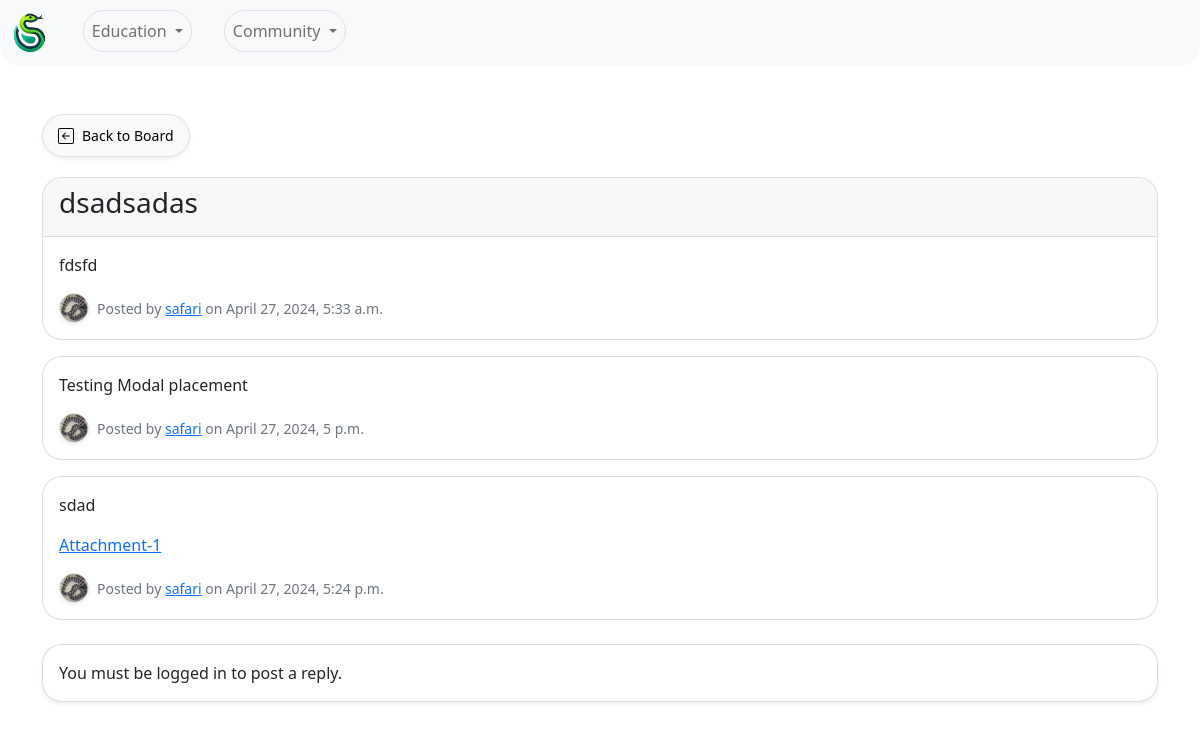
The app's page /forum/thread/30/ with its own data.
### Forum/models.py (models this page shows, shortened)
class Thread(models.Model):
    title = models.CharField(max_length=255)
    board = models.ForeignKey(Board, on_delete=models.CASCADE, related_name='threads')
    starter = models.ForeignKey(User, on_delete=models.CASCADE, related_name='threads_started')
    created_at = models.DateTimeField(auto_now_add=True)
    updated_at = models.DateTimeField(auto_now=True)

class Post(models.Model):
    thread = models.ForeignKey(Thread, on_delete=models.CASCADE, related_name='posts')
    message = models.TextField()
    created_by = models.ForeignKey(User, on_delete=models.CASCADE, related_name='posts_created')
    created_at = models.DateTimeField(auto_now_add=True)
    updated_at = models.DateTimeField(auto_now=True)

class PostImage(models.Model):
    post = models.ForeignKey(Post, on_delete=models.CASCADE, related_name='images')
    image = models.ImageField(upload_to='post_images/')

### UserAuth/models.py (models this page shows, shortened)
class UserProfile(models.Model):
    user = models.OneToOneField(User, on_delete=models.CASCADE) # Link the user profile to a user model instance
    profile_pic = models.ImageField(upload_to='profile_pics/', default='profile_pics/default.jpg' ,null=True, blank=True) # User profile picture
    bio = models.TextField(null=True, blank=True) # User bio
    observations = models.IntegerField(default=0) # User observation count

### Forum/views.py (the view)
# urls.py: path('thread/<int:thread_id>/', thread_posts, name='thread_posts'),
def thread_posts(request, thread_id):
    thread = get_object_or_404(Thread, pk=thread_id)
    form = PostForm()  # Instantiate the form
    return render(request, 'thread_posts.html', {'thread': thread, 'posts': thread.posts.all(), 'form': form})

### Forum/templatetags/custom_filters.py (called while the page is built)
@register.filter(name='filename')
def filename(value):
    return value.split('/')[-1]

### Forum/templates/thread_posts.html (shortened to what this page needs)
{% extends 'base.html' %}
{% load custom_filters %}
{% block content %}
<a href="{% url 'board_threads' thread.board_id %}" class="btn back-button btn-light btn-sm rounded-pill shadow-sm" style="margin-bottom: 20px;">
       Back to Board
</a>
<div class="posts">
   {% for post in posts %}
   <div class="card mb-3" style="border-radius: 20px; overflow: hidden;">
      {% if forloop.first %}
      <div class="card-header">
         <h3>{{ thread.title }}</h3>
      </div>
      {% endif %}
      <div class="card-body">
         <p class="card-text">{{ post.message }}</p>
         {% for image in post.images.all %}
         <a href="#" data-bs-toggle="modal" data-bs-target="#imageModal{{ image.id }}">Attachment-{{ forloop.counter }}</a>
         {% endfor %}
         <div class="d-flex align-items-center mt-3">
            <img src="{{ MEDIA_URL }}{{ post.created_by.userprofile.profile_pic.url }}" class="rounded-circle border shadow-sm me-2" alt="Profile Picture" style="width: 30px; height: 30px; object-fit: cover;">
            <p class="card-text mb-0">
               <small class="text-muted">
                  Posted by <a href="{% url 'user_profile' username=post.created_by.username %}">{{ post.created_by.username }}</a> on {{ post.created_at|date:"N j, Y, P" }}
               </small>
            </p>
         </div>
      </div>
   </div>
   {% endfor %}
</div>
{% if user.is_authenticated %}
<div class="card reply-form mt-4 mb-5 shadow-sm" style="border-radius: 20px; overflow: hidden;">
   <div class="card-header">
      <h5>Post a Reply</h5>
   </div>
   <div class="card-body">
      <form method="POST" action="{% url 'reply_thread' thread.id %}" enctype="multipart/form-data"
         class="form-horizontal" onsubmit="return validateReplyForm()">
         {% csrf_token %}
         <div class="mb-3">
            <label for="id_message" class="form-label">{{ form.message.label }}</label>
            <textarea id="id_message" name="message" class="form-control" rows="5"
               placeholder="Type your reply here..." required>{{ form.message.value|default_if_none:"" }}</textarea>
            <small class="form-text text-muted">{{ form.message.help_text }}</small>
         </div>
         <div class="mb-3">
            <label for="id_image">Upload Image:</label>
            <input type="file" id="id_image" name="image" class="form-control" accept="image/*">
            <small class="form-text text-muted">Optional: Attach an image to your post.</small>
         </div>
         <div class="mb-3">
            <button type="submit" class="btn btn-primary rounded-pill shadow-sm float-end">Post Reply</button>
         </div>
      </form>
   </div>
</div>
{% else %}
<div class="card mt-4 mb-5 shadow-sm" style="border-radius: 20px; overflow: hidden;">
   <div class="card-body">
      <p class="card-text">You must be logged in to post a reply.</p>
   </div>
{% endif %}
{% endblock %}

### Forum/templates/thread_posts.html (style rules this page uses)
.back-button svg { margin-right: 8px; }
.back-button { text-decoration: none; color: #000; background-color: #f8f9fa; padding: 10px 15px; border-radius: 5px; display: inline-flex; align-items: center; border: 1px solid #dee2e6; transition: all 0.3s ease; }

### records on screen
Post: message "fdsfd", created_by.userprofile.profile_pic (picture), created_by.username "safari", created_at "April 27, 2024, 5:33 a.m."
Thread: title "dsadsadas"
Post: message "Testing Modal placement", created_by.userprofile.profile_pic (picture), created_by.username "safari", created_at "April 27, 2024, 5 p.m."
Post: message "sdad", created_by.userprofile.profile_pic (picture), created_by.username "safari", created_at "April 27, 2024, 5:24 p.m."
